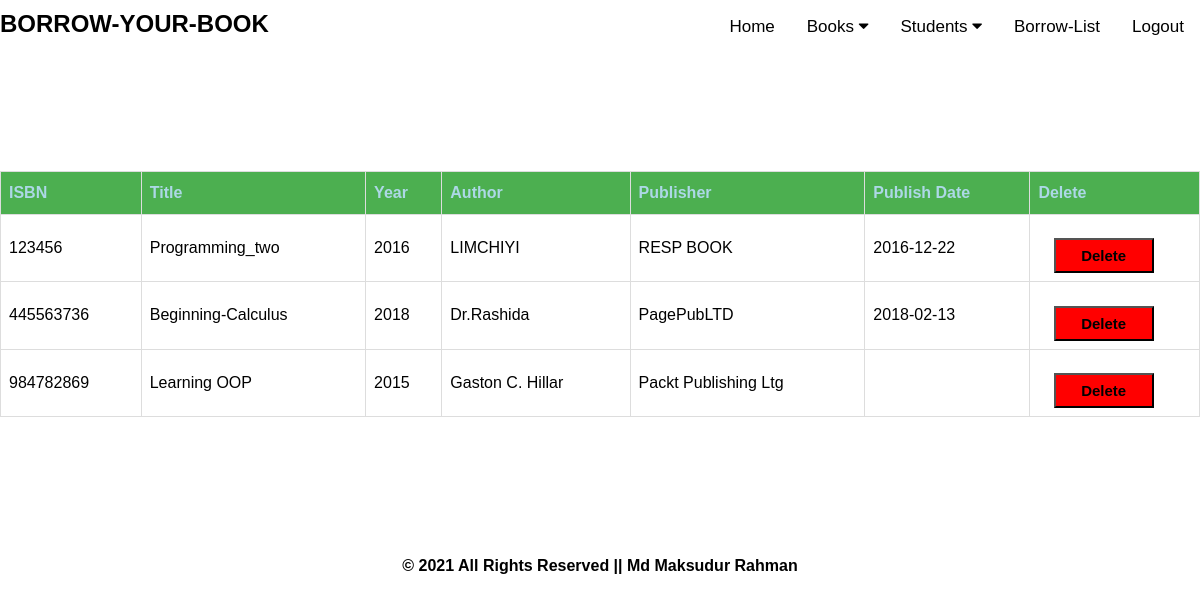
/books, run on the app's committed database.
### tables this page shows
CREATE TABLE "book" (
	"isbn"	INTEGER NOT NULL,
	"title"	TEXT(20) NOT NULL,
	"year"	INTEGER NOT NULL,
	"author_name"	TEXT(50) NOT NULL,
	"publisher_name"	TEXT(50) NOT NULL,
	"publish_date"	DATE NOT NULL,
	PRIMARY KEY("isbn"),
	FOREIGN KEY("author_name") REFERENCES "author"("name"),
	FOREIGN KEY("publish_date") REFERENCES "publisher"("publish_date"),
	FOREIGN KEY("publisher_name") REFERENCES "publisher"("name")
);

### controller.py (the view)
@app.route('/books')
def book():
    rows=books()
    return render_template('view_books.html',rows=rows)

### model.py (called while the page is built)
def books():
 with sql.connect(connect_db) as db:
    qry = 'select * from book'
    result=db.execute(qry)
    return(result)

### templates/view_books.html
{% extends "base.html" %}
{% block content %}
<table id="table">
<tr>
<th>ISBN</th>
<th>Title</th>
<th>Year</th>
<th>Author</th>
<th>Publisher</th>
<th>Publish Date</th>
<th>Delete</th>
</tr>
{% for row in rows %}
 <tr>
   <td>{{row[0]}}</td>
   <td>{{row[1]}}</td>
   <td>{{row[2]}}</td>
   <td>{{row[3]}}</td>
   <td>{{row[4]}}</td>
   <td>{{row[5]}}</td>
   <td><a href='/delete_book/{{row[0]}}'> <button type="button" class="btn btn-danger" style="background-color: red;font-size: 15px; width: 100px"><strong>Delete</strong></button> </a>
 </tr>
{% endfor %}
</table>
{% endblock %}

### static/css/style.css (style rules this page uses)
* { margin: 0; padding: 0; font-family: sans-serif; }
.btn { margin-top: 10%; margin-left: 10%; width: 200px; background-color: orange; height: 35px; font-size: 20px; }
body { margin:0;font-family:Arial }

### static/css/tstyle.css (style rules this page uses)
#table { margin-top: 10%; font-family: Arial, Helvetica, sans-serif; border-collapse: collapse; width: 100%; }
#table td, #table th { border: 1px solid #ddd; padding: 8px; }
#table th { padding-top: 12px; padding-bottom: 12px; text-align: left; background-color: #4CAF50; color: lightblue; }

### data on the page
book: isbn "123456", title "Programming_two", year "2016", author_name "LIMCHIYI", publisher_name "RESP BOOK", publish_date "2016-12-22"
book: isbn "445563736", title "Beginning-Calculus", year "2018", author_name "Dr.Rashida", publisher_name "PagePubLTD", publish_date "2018-02-13"
book: isbn "984782869", title "Learning OOP", year "2015", author_name "Gaston C. Hillar", publisher_name "Packt Publishing Ltg"
